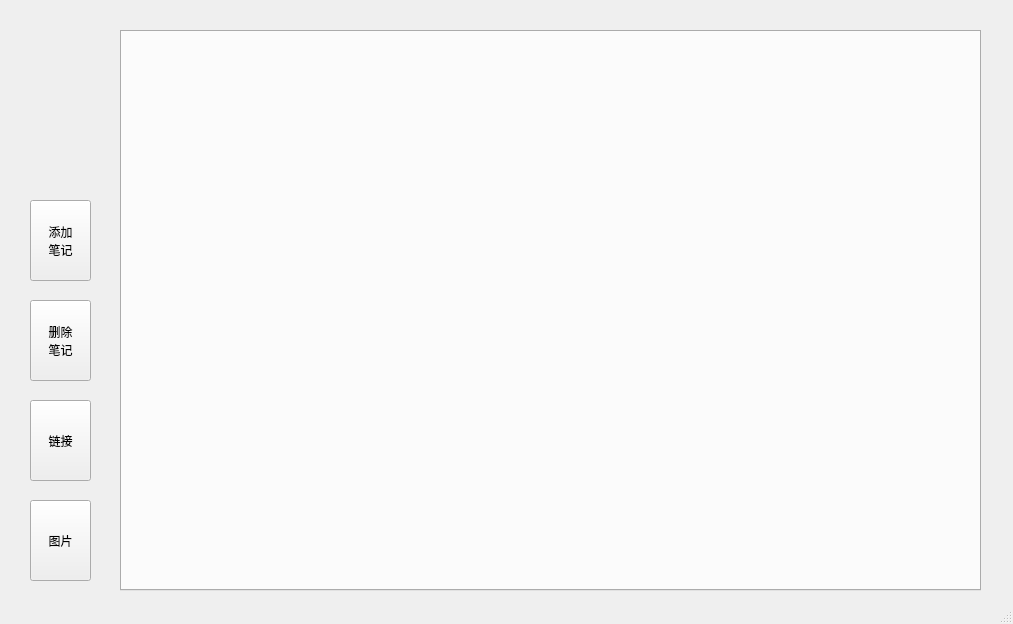
<?xml version="1.0" encoding="UTF-8"?>
<ui version="4.0">
 <class>note</class>
 <widget class="QMainWindow" name="note">
  <property name="geometry">
   <rect>
    <x>0</x>
    <y>0</y>
    <width>1013</width>
    <height>624</height>
   </rect>
  </property>
  <property name="windowTitle">
   <string>MainWindow</string>
  </property>
  <widget class="QWidget" name="centralwidget">
   <widget class="QTabWidget" name="outertabWidget">
    <property name="geometry">
     <rect>
      <x>120</x>
      <y>30</y>
      <width>861</width>
      <height>561</height>
     </rect>
    </property>
    <property name="styleSheet">
     <string notr="true">QTabBar::tab {
 border-radius: 10px;
    border-top-right-radius: 10px;
    min-width:160px;
    max-width:200px;
    min-height:40px;
    max-height:58px;
    padding:0px;
    background-color:rgb(139, 0, 18);
    font:24px;
border: 3px solid;
    border-color:rgb(139, 0, 18);
    color:rgb(255,255,255);

}
QTabBar::tab:selected {
 border-radius: 10px;
    border-top-right-radius: 10px;
  font: 24px;
    min-width:160px;
    max-width:200px;
    min-height:40px;
    max-height:58px;
color:rgb(255,255,255);
  background-color: rgb(228, 52, 62);
border: 3px solid;
    border-color:rgb(228, 52, 62);

}</string>
    </property>
    <property name="currentIndex">
     <number>-1</number>
    </property>
   </widget>
   <widget class="QPushButton" name="addoutertabpushButton">
    <property name="geometry">
     <rect>
      <x>30</x>
      <y>200</y>
      <width>61</width>
      <height>81</height>
     </rect>
    </property>
    <property name="text">
     <string>添加
笔记</string>
    </property>
   </widget>
   <widget class="QPushButton" name="addpicturepushButton">
    <property name="geometry">
     <rect>
      <x>30</x>
      <y>500</y>
      <width>61</width>
      <height>81</height>
     </rect>
    </property>
    <property name="text">
     <string>图片</string>
    </property>
   </widget>
   <widget class="QPushButton" name="addlinkpushButton">
    <property name="geometry">
     <rect>
      <x>30</x>
      <y>400</y>
      <width>61</width>
      <height>81</height>
     </rect>
    </property>
    <property name="text">
     <string>链接</string>
    </property>
   </widget>
   <widget class="QPushButton" name="deleteoutertabpushButton">
    <property name="geometry">
     <rect>
      <x>30</x>
      <y>300</y>
      <width>61</width>
      <height>81</height>
     </rect>
    </property>
    <property name="text">
     <string>删除
笔记</string>
    </property>
   </widget>
   <widget class="QLabel" name="label">
    <property name="geometry">
     <rect>
      <x>0</x>
      <y>0</y>
      <width>121</width>
      <height>601</height>
     </rect>
    </property>
    <property name="styleSheet">
     <string notr="true">border-image: url(:/icon/WechatIMG44.jpg);</string>
    </property>
    <property name="text">
     <string/>
    </property>
   </widget>
   <zorder>outertabWidget</zorder>
   <zorder>label</zorder>
   <zorder>addoutertabpushButton</zorder>
   <zorder>addpicturepushButton</zorder>
   <zorder>addlinkpushButton</zorder>
   <zorder>deleteoutertabpushButton</zorder>
  </widget>
  <widget class="QStatusBar" name="statusbar"/>
 </widget>
 <resources/>
 <connections/>
</ui>
